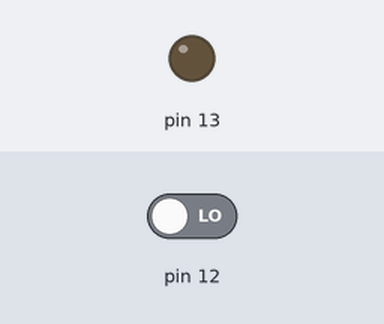
This sketch was run on a simulated Arduino Uno, built with avr-gcc and run on an emulated ATmega328P. Parts: output pins drawn as LEDs (lit = HIGH). The inputs (shaded band) are chosen by the test bench; at power-on: pin 12 LOW.

Above: at 1.2 s.
1.3 s: pin 12 driven HIGH
At 1.7 s:
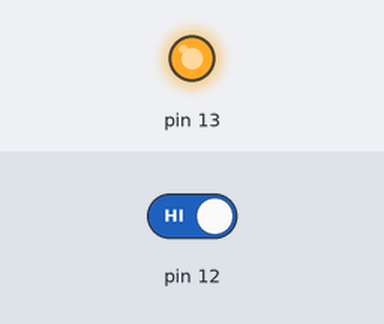
2.8 s: pin 12 driven LOW
At 4.0 s:
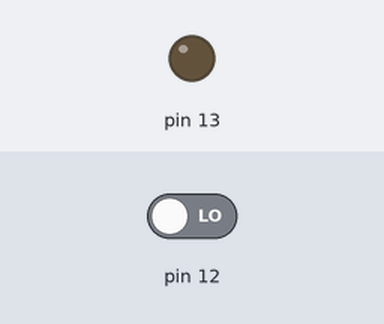
Timing chart, 0 to 5.8 s (numbered marks = the images above; inputs shaded):
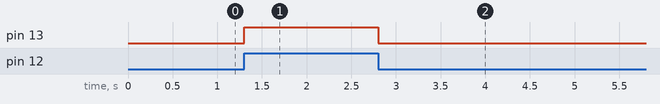

The sketch:

sketch_mar01a.ino
```cpp
void setup()
{
 pinMode(12,INPUT);
 pinMode(13,OUTPUT);
}
void loop()
{
  int a=digitalRead(12);
  if(a==1)
  {
    digitalWrite(13,HIGH);
  }
  else
  {
    digitalWrite(13,LOW);
  }
}
```

Measured:
- after the input at 1.3 s, pin 13: LOW → HIGH at once
- after the input at 2.8 s, pin 13: HIGH → LOW at once
